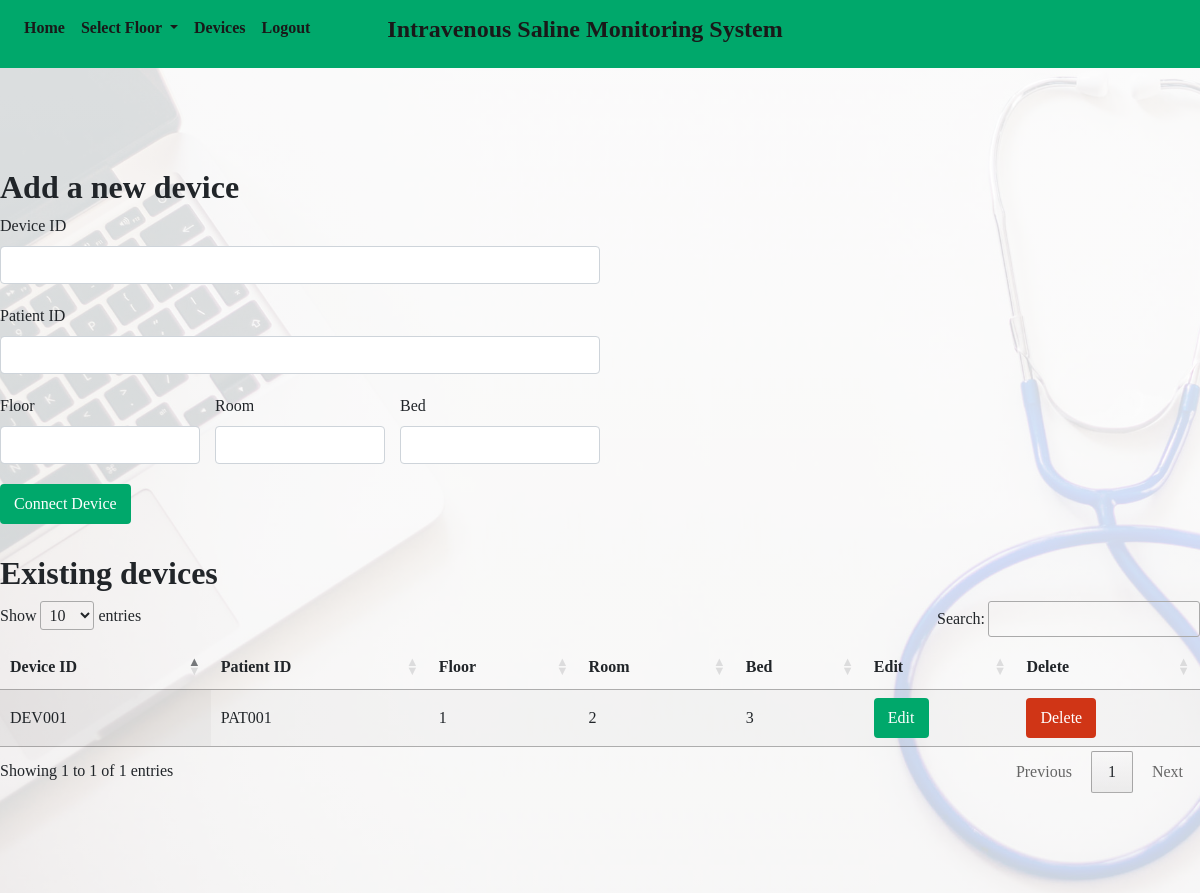
Page /devices/ (signed in) on the earlier database version.
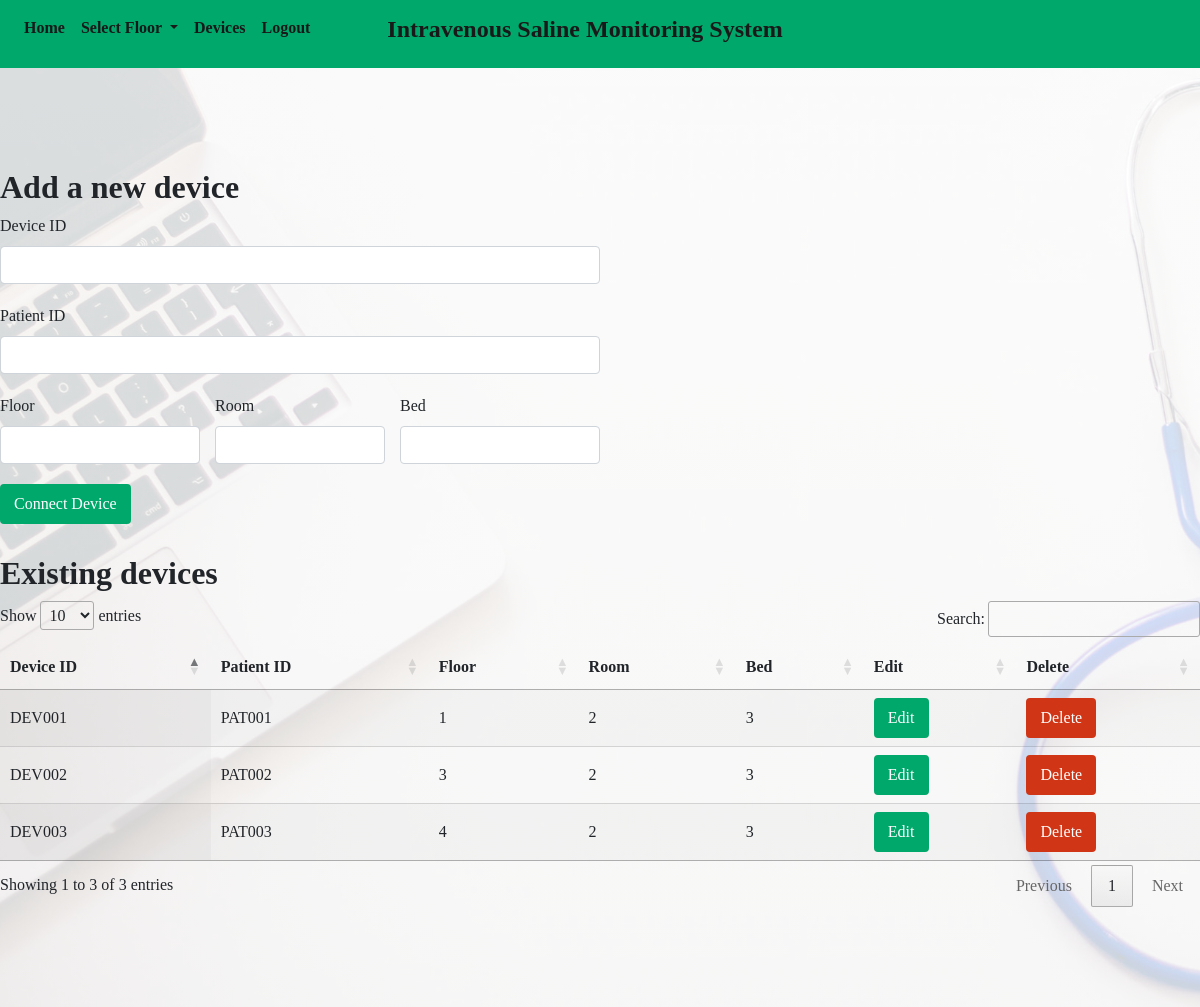
Same page on the later database version.
### main/models.py (models this page shows, shortened)
class patient(models.Model):
	floor = models.IntegerField(default=0)
	room = models.IntegerField(default=0)
	bed_no = models.IntegerField(default=0)
	percentage = models.IntegerField(default=0)
	device_id =  models.CharField(max_length=50, null=True, blank=True)
	status = models.IntegerField(default = 0)
	buzzer_status = models.IntegerField(default = 5)
	patient_id =  models.CharField(max_length=50, null=True, blank=True)
	saline_info =  models.CharField(max_length=50, null=True, blank=True)

### main/views.py (the view, shortened to what this page needs)
# urls.py: path('devices/', views.devices, name='devices'),
@login_required
def devices(request):
	return render(request, template_name='devices.html',
				context={"patients":patient.objects.all})

### templates/devices.html (shortened to what this page needs)
{% load static %}
{% include "header.html" %}
{% include "navbar.html" %}
<link rel="stylesheet" href="https://cdn.datatables.net/1.10.20/css/jquery.dataTables.min.css">
<link rel="stylesheet" href="https://cdn.datatables.net/responsive/2.2.3/css/responsive.bootstrap4.min.css">
<body>
	<div class="section">
		<div class="container-1200px" >
			<h2 class="bold-text padding-15px-mobile">Add a new device</h2>
			<form style="max-width:600px;margin-bottom:30px;" class="padding-15px-mobile" action="/devices/" method="POST"> {% csrf_token %}
				<div class="form-group">
				    <label for="device">Device ID</label>
				    <input type="text" class="form-control" name="device_id" style="margin-bottom: 20px;" id="input_device">
				    <label for="patient">Patient ID</label>
				    <input type="text" class="form-control" name="patient_id" style="margin-bottom: 20px;" id="input_patient">
				    <div class="row no-margin" style="margin-bottom: 20px;">
				    	<div class="col-4 no-padding">
						    <label for="floor">Floor</label>
						    <input type="number" class="form-control" name="floor" id="input_floor">
						</div>
				    	<div class="col-4">
						    <label for="room">Room</label>
						    <input type="number" class="form-control" name="room" id="input_room">
						</div>
				    	<div class="col-4 no-padding">
						    <label for="bed">Bed</label>
						    <input type="number" class="form-control" name="bed_no" id="input_bed_no">
						</div>
					</div>
					<button type="submit" class="btn adv-sal-green-background white white-background-hover adv-sal-green-hover adv-sal-green-border">Connect Device</button>
				</div>
			</form>
			<h2 class="bold-text">Existing devices</h2>
			<table id="devices-table" class="display" style="width:100%;">
				<thead>
		            <tr>
		                <th>Device ID</th>
		                <th>Patient ID</th>
		                <th>Floor</th>
		                <th>Room</th>
		                <th>Bed</th>
		                <th>Edit</th>
		                <th>Delete</th>
		            </tr>
	        	</thead>
	        	<tbody>
		                {%for p in patients %}
		                	<tr>
				                <td>{{p.device_id}}</td>
				                <td>{{p.patient_id}}</td>
				                <td>{{p.floor}}</td>
				                <td>{{p.room}}</td>
				                <td>{{p.bed_no}}</td>
				                <td>
				                		<button type="submit" id="edit{{p.device_id}}" class="btn adv-sal-green-background white white-background-hover adv-sal-green-hover adv-sal-green-border">Edit</button>
				                </td>
				                <td>
				                	<form action="/devices/" method="POST"> {% csrf_token %}
				                		<button type="submit" onclick="alert('You are about to DELETE a device!!!')" name="delete" value={{p.device_id}} class="btn adv-sal-red-background white white-background-hover adv-sal-red-hover adv-sal-red-border">Delete</button>
				                	</form>
				                </td>
							</tr>
			            {% endfor %}
		        </tbody>
	    	</table>
		</div>
	</div>
</body>

### templates/header.html (shortened to what this page needs)
{% load static %}
{% block content %}
<!DOCTYPE html>
<html>
<head>
    <link rel="stylesheet" href="{% static 'bootstrap/bootstrap.min.css' %}" >
	<link href="{% static 'css/layout.css' %}" rel="stylesheet">
	<link href="{% static 'css/text.css' %}" rel="stylesheet">
	<link href="{% static 'css/color.css' %}" rel="stylesheet">
    <link rel="stylesheet" href="{% static 'css/progressbar.css' %}">
</head>
{% endblock %}

### templates/navbar.html (shortened to what this page needs)
{% load static %}
<nav class="navbar navbar-expand-lg sticky-top adv-sal-green-background">
  <div class="row" style="width:100%;">
    <div class="col-2 col-lg-3">
      <div class="collapse navbar-collapse" id="navbarNavDropdown">
        <ul class="navbar-nav">
          <li class="nav-item active">
            <a class="nav-link dark-grey bold-text" href="/">Home <span class="sr-only">(current)</span></a>
          </li>
          <li class="nav-item dropdown">
            <a class="nav-link dark-grey bold-text dropdown-toggle" href="#" id="navbarDropdownMenuLink" data-toggle="dropdown" aria-haspopup="true" aria-expanded="false">
              Select Floor
            </a>
          </li>
          <li class="nav-item">
              <a class="nav-link dark-grey bold-text" href="/devices">Devices</a>
          </li>
          <li class="nav-item">
              <a class="nav-link dark-grey bold-text" href="{% url 'logout' %}">Logout</a>
          </li>
        </ul>
      </div>
    </div>
    <div class="col-10 col-lg-6 site-title-container" >
      <h4 class="dark-grey bold-text text-right text-center" style="margin-bottom: 0px;margin-top: 7px;">Intravenous Saline Monitoring System</p>
    </div>
  </div>
</nav>

### static/css/layout.css (style rules this page uses)
.container-1200px { max-width:1200px; margin:0 auto; }
.section { padding-top:100px; padding-bottom:100px; position:relative; }
.no-margin { margin-left: 0px!important; margin-right: 0px!important; }
.no-padding { padding-left:0px!important; padding-right:0px!important; }

### static/css/text.css (style rules this page uses)
body,h1,h2,h3,h4,h5,h6 { font-family:Poppins; }
h1,h2, .bold-text { font-weight:700; }

### static/css/color.css (style rules this page uses)
.adv-sal-green-background, .adv-sal-green-background-hover:hover { background-color:#00A86B; }
.adv-sal-green-border,.adv-sal-green-border-hover:hover { border: 2px solid #00A86B; }
.adv-sal-red-background, .adv-sal-red-background-hover:hover { background-color:#d03516; }
.adv-sal-red-border,.adv-sal-red-border-hover:hover { border: 2px solid #d03516; }
.white, .white-hover:hover { color:#fff; }
.dark-grey, .dark-grey-hover:hover { color:#191919; }

### templates/header.html (style rules this page uses)
.section { background-image: linear-gradient(to bottom, rgba(255, 255, 255, 0.85), rgba(255, 255, 255, 0.8)), url(/static/images/bg.jpg); background-size: cover; background-repeat: no-repeat; min-height: 80vh; }

Differences in the rows shown:
added patient: device_id "DEV002", patient_id "PAT002", floor "3", room "2", bed_no "3"
added patient: device_id "DEV003", patient_id "PAT003", floor "4", room "2", bed_no "3"
Other differences:
text written by a page script: "Show entries Search: Showing 1 to 1 of 1 entries Previous 1 Next" → "Show entries Search: Showing 1 to 3 of 3 entries Previous 1 Next"
